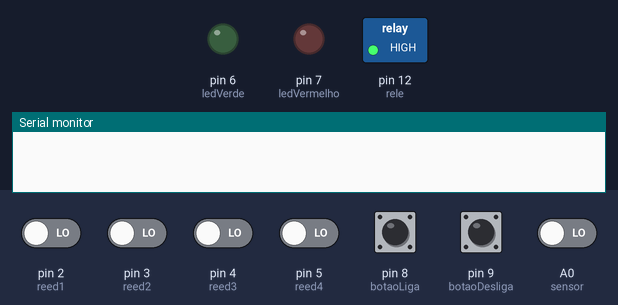
A sketch run on a simulated Arduino Uno, built with avr-gcc and run on an emulated ATmega328P. Shown: switched loads named in the sketch (green lamp = pin HIGH), output pins drawn as LEDs (lit = HIGH), the last lines printed to the serial monitor. The inputs (shaded band) are chosen by the test bench; at power-on: pin 8 (botaoLiga) HIGH, A0 (sensor), pin 2 (reed1), pin 3 (reed2), pin 4 (reed3), pin 5 (reed4), pin 9 (botaoDesliga) LOW.

Above: at 1.2 s.
1.3 s: pin 8 (botaoLiga) pulled LOW for 0.15 s
At 1.67 s:
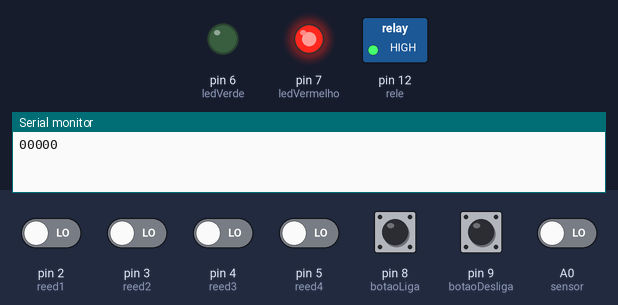
4.3 s: pin 9 (botaoDesliga) pulled HIGH for 0.15 s
At 5.0 s:
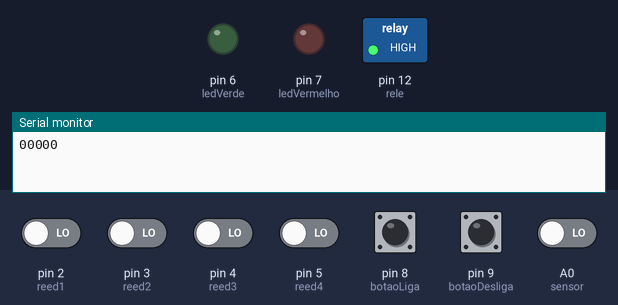
5.9 s: pin 8 (botaoLiga) pulled LOW for 1 s
At 6.2 s:
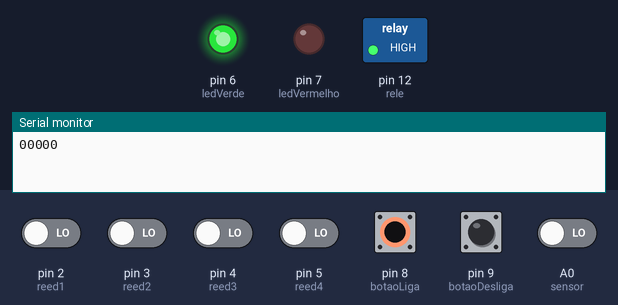
9.1 s: pin 9 (botaoDesliga) pulled HIGH for 1 s
At 10.5 s:
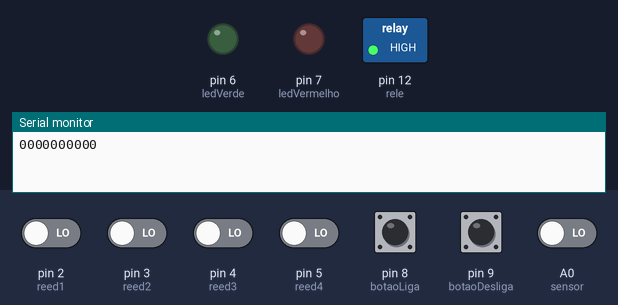
Timing chart, 0 to 12.1 s (numbered marks = the images above; inputs shaded):
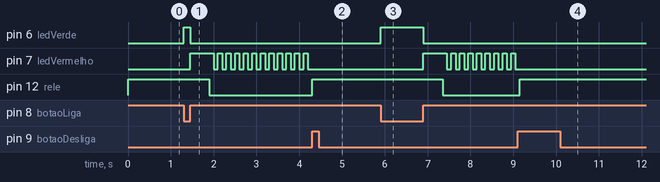

The sketch:

prjAlarme.ino
```cpp
#include <RCSwitch.h>

RCSwitch mySwitch = RCSwitch();

int ledVermelho = 7; //Pino do led de alarme ativado
int ledVerde = 6; //Pino do led de alarme desativado
int reed1 = 2; //Pino do sensor magnético
int reed2 = 3; //Pino do sensor magnético
int reed3 = 4; //Pino do sensor magnético
int reed4 = 5; //Pino do sensor magnético
int rele = 12; //Pino do relay
int sensor = A0; //Pino do sendor de movimento
int botaoLiga = 8; //Pino do botão ligar
int botaoDesliga = 9; //Pino do botão desligar
int RF = 10; //Pino do modulo RF 433Mhz

int valorSensor; //Armazena o estado do sensor de movimento
int valorLiga; //Armazena o valor do botão de ligar o alarme
int valorDesliga; //Armazena o valor do botão de desligar o alarme
int valorReed1; //Armazena o valor so sensor magnético
int valorReed2; //Armazena o valor so sensor magnético
int valorReed3; //Armazena o valor so sensor magnético
int valorReed4; //Armazena o valor so sensor magnético


void setup() {
  Serial.begin(9600);
  mySwitch.enableTransmit(RF);
  pinMode(ledVermelho, OUTPUT);
  pinMode(ledVerde, OUTPUT);
  pinMode(rele, OUTPUT);
  pinMode(sensor, INPUT);
  pinMode(reed1, INPUT);
  pinMode(reed2, INPUT);
  pinMode(reed3, INPUT);
  pinMode(reed4, INPUT);
  pinMode(botaoLiga, INPUT);
  pinMode(botaoDesliga, INPUT);
  digitalWrite(rele, HIGH);

}

void loop() {
  valorLiga = digitalRead(botaoLiga); //Lendo o botão ligar

  if (valorLiga != 1) //Se o botão ligar não for pressionado
  {
    while(digitalRead(botaoLiga) != 1) //Esquanto o botão ligar não for pressionado
    {
      digitalWrite(ledVerde, HIGH); //Acende o led de alarme desligado
      digitalWrite(ledVermelho, LOW); //Apaga o led de alarme ligado
    }//Botão foi pressionado pelo menos 1 vez e sai do While
    ligaAlarme(); //Chama a função para ligar o alarme
  }
}

void ligaAlarme(){

  valorDesliga = digitalRead(botaoDesliga); //Lendo o botão desligar

  if (valorDesliga != 1) //Se o botão desligar não for pressionado
  {
    while(digitalRead(botaoDesliga) != 1) //Esquanto o botão ligar não for pressionado
    {
      digitalWrite(ledVerde, LOW); //Apaga o led de alarme desligado
      digitalWrite(ledVermelho, HIGH); //Acende o led de alarme ligado

      valorSensor = digitalRead(sensor); //Lendo valor do sensor de movimento
      valorReed1 = digitalRead(reed1); //Lendo valor do sensor magnético
      valorReed2 = digitalRead(reed2); //Lendo valor do sensor magnético
      valorReed3 = digitalRead(reed3); //Lendo valor do sensor magnético
      valorReed4 = digitalRead(reed4); //Lendo valor do sensor magnético

      Serial.print(valorReed1);
      Serial.print(valorReed2);
      Serial.print(valorReed3);
      Serial.print(valorReed4);
      Serial.print(valorSensor);

      if ((valorReed1 != 1) || (valorReed2 != 1) || (valorReed3 != 1) || (valorReed4 != 1) || (valorSensor != 0)){ //Se o sensor magnético se separar (abriu uma porta ou janela) ou houver movimento no ambiente
        mySwitch.sendTriState("0FFF0FF1FFFF"); //Liga a luz do ventilador
        digitalWrite(rele, LOW); //Aciona o relay com o buzzer
        while(digitalRead(botaoDesliga) != 1) //Esquanto o botão ligar não for pressionado
        {
          digitalWrite(ledVermelho, HIGH); //Acende o led vermelho
          delay(100); //Tempo do pisca
          digitalWrite(ledVermelho, LOW); ///Apaga o led vermelho
          delay(100); //Tempo do pisca
        }
      }
    }//Botão foi pressionado pelo menos 1 vez e sai do While
    digitalWrite(rele, HIGH); ///Desliga o relay
    return; //Volta para o Loop
  }
}
```

Measured:
- after the input at 1.3 s, pin 6 (ledVerde): LOW → HIGH at once, → LOW 0.15 s later; pin 7 (ledVermelho): LOW → HIGH after 0.15 s, then repeats every 0.20 s: LOW 0.10 s, HIGH 0.10 s; pin 12 (rele): HIGH → LOW after 0.60 s
- after the input at 4.3 s, pin 7 (ledVermelho): stops changing and stays LOW; pin 12 (rele): LOW → HIGH at once
- after the input at 5.9 s, pin 6 (ledVerde): LOW → HIGH at once, → LOW 1.0 s later; pin 7 (ledVermelho): LOW → HIGH after 1.0 s, then repeats every 0.20 s: LOW 0.10 s, HIGH 0.10 s; pin 12 (rele): HIGH → LOW after 1.5 s
- after the input at 9.1 s, pin 7 (ledVermelho): stops changing and stays LOW; pin 12 (rele): LOW → HIGH after 0.05 s
